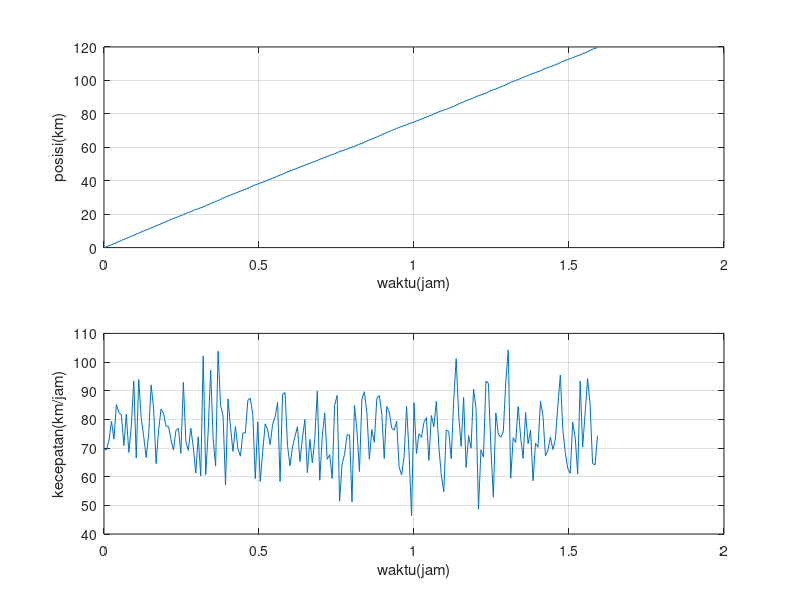

Write the MATLAB code that produced this figure.
v = 75;
j = 120;
T = j/v;
t = 0:T/200:T;
m = length(t);
S = 0;
for k = 1 : m-1
    v1(k) = v +(randn(1) * 10);
    S(k+1) = S(k)+(t(k+1)-t(k))*v1(k) ;
    figure (1)
    subplot(2,1,1)
    plot (t(1:k), S(1:k))
    grid on
    xlabel('waktu(jam)')
    ylabel ('posisi(km)')
    subplot(2,1,2)
    plot (t(1:k), v1(1:k))
    grid on
    xlabel('waktu(jam)')
    ylabel ('kecepatan(km/jam)')
    pause(0.1);
end
